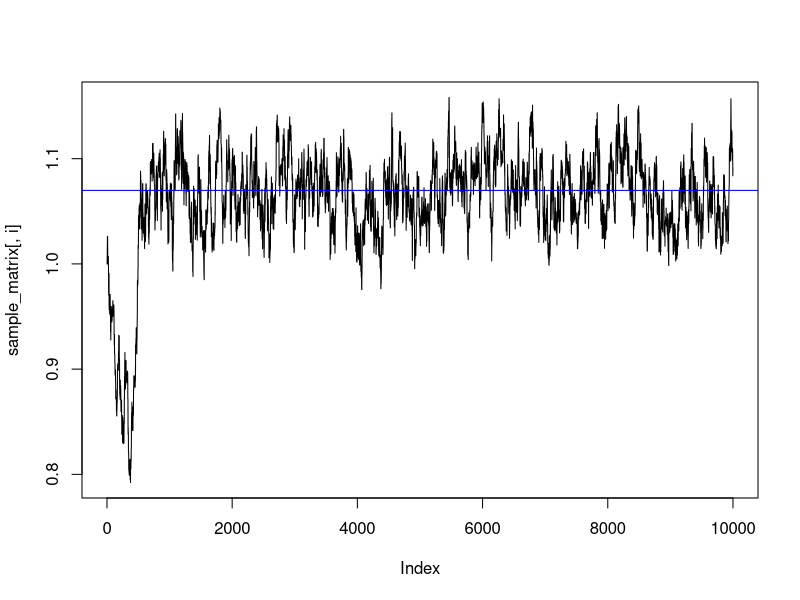
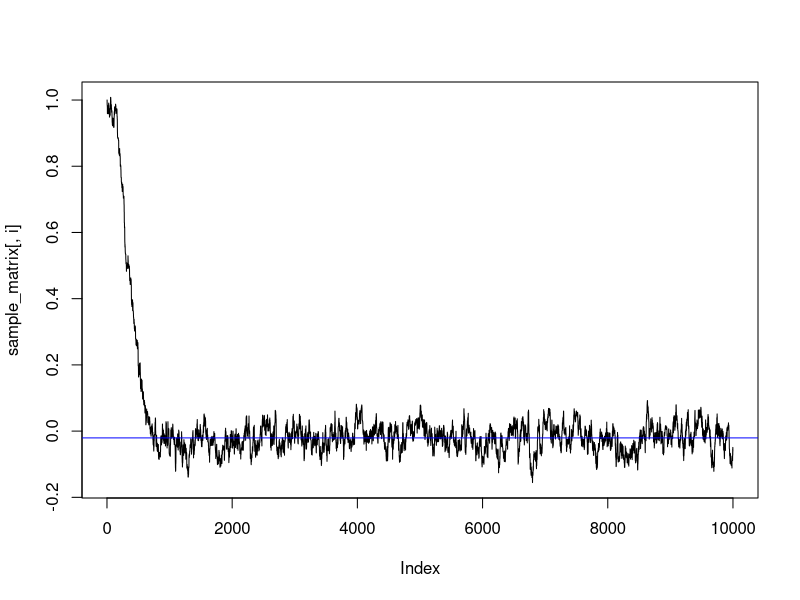
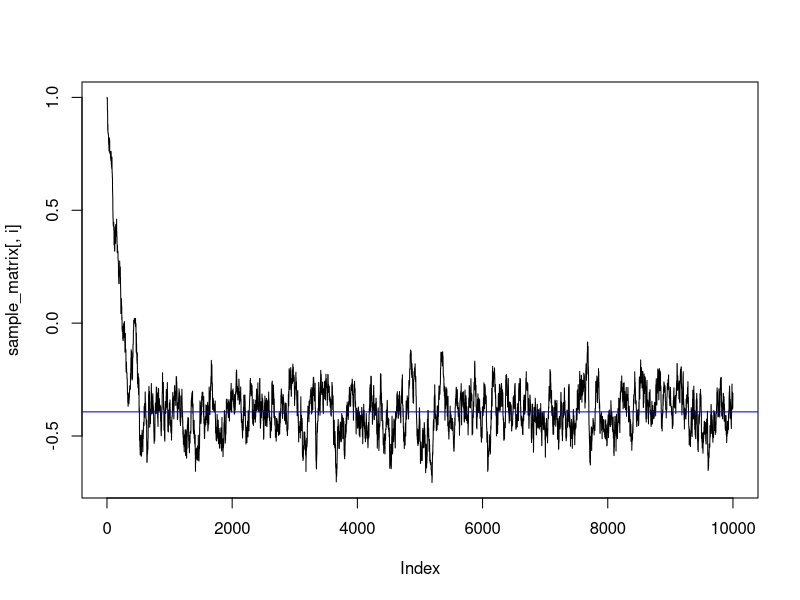
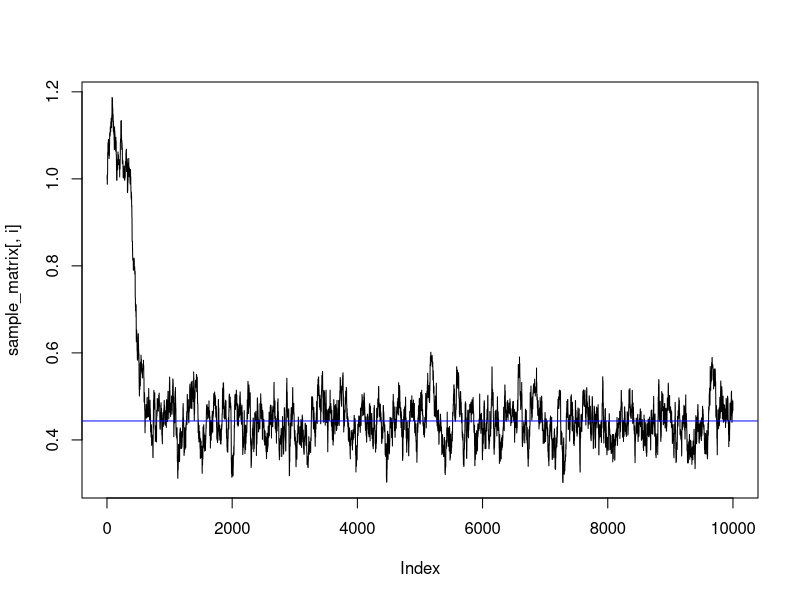
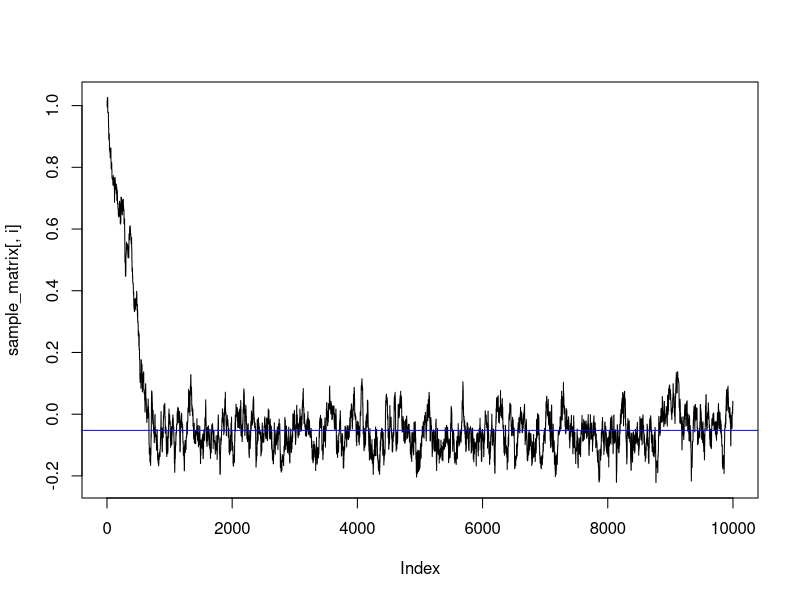
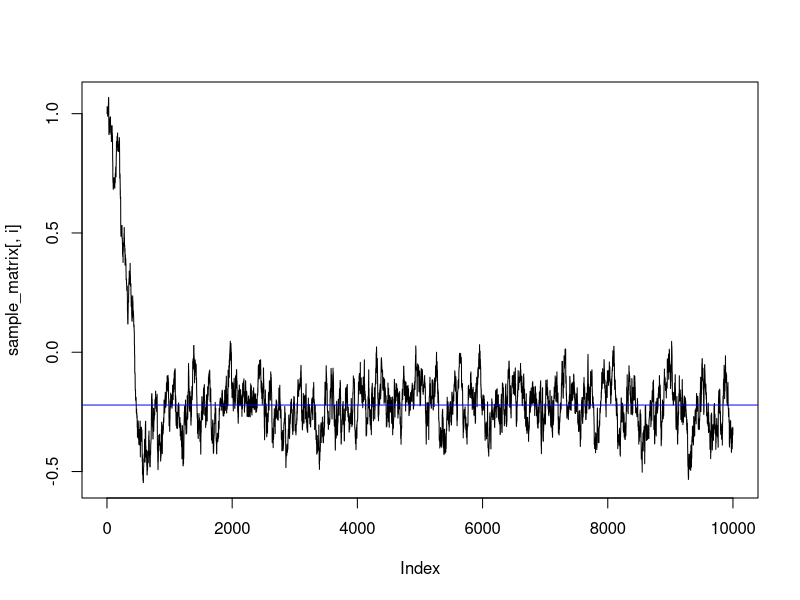
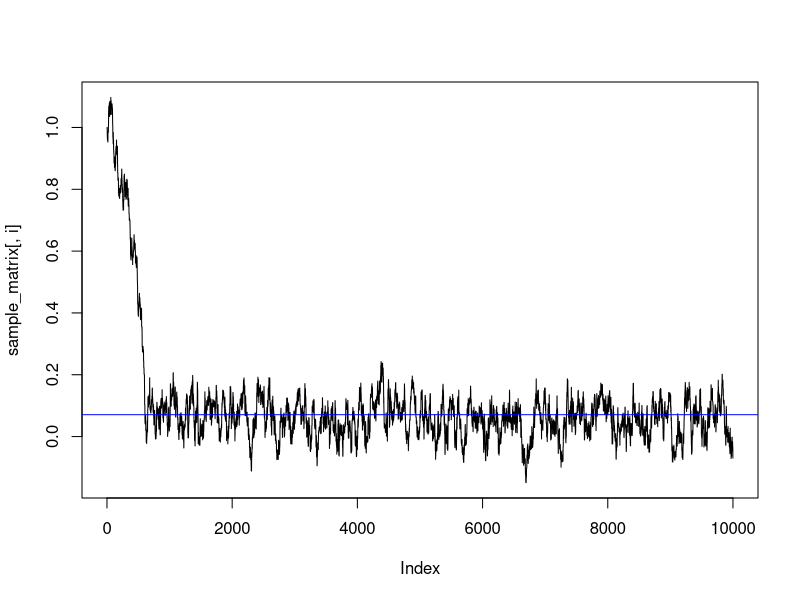
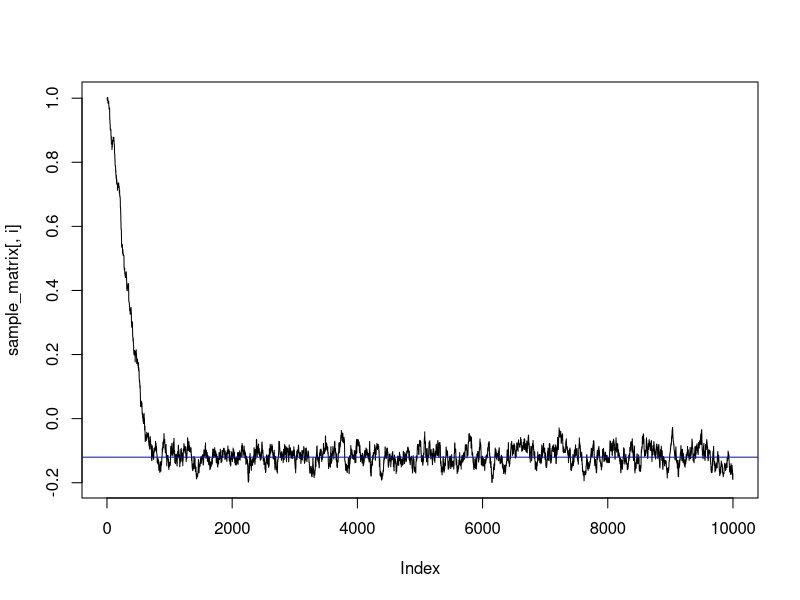

The R source for these figures, in order:
data = read.table('eBayNumberOfBidderData.dat', header = TRUE)
data_shaved = data
data_shaved[2] = NULL


# A #############################################
a_model = glm(nBids~., data = data_shaved, family = "poisson")
a_model
# Significant covariates
# Most impactful variable is MinBidShare

# B #############################################
library("mvtnorm")
library("bayestestR")

poisson_posterior <- function(initVal, y, X, mu, Sigma)
{
  lambda <- exp(as.matrix(X)%*%initVal);
  loglik <- sum(dpois(y,lambda, log = TRUE)); 
  logPrior <- dmvnorm(initVal, mu, Sigma, log=TRUE); # Denisty multivariate normal, prior
  
  
  return(loglik + logPrior) 
  
}

initval = rnorm(9)
Y  = data$nBids
X  = data[,2:10]
mean = as.matrix(rep(0,9))
Sigma = 100* solve(t(as.matrix(X))%*%as.matrix(X))

OptimRes <- optim(initval,poisson_posterior,gr=NULL,Y,X,mean,Sigma,method=c("BFGS"),
                  control=list(fnscale=-1),hessian=TRUE)
OptimRes$par
a_model$coefficients

# C ######################################################
hessian = solve(-OptimRes$hessian)
post_mode = OptimRes$par
posterior_beta_theta0 = rmvnorm(1, post_mode, hessian)

LogPostPoissonBeta <- function(beta, Sigma, mu, y, x)
{
  first  = (y * (beta %*% t(as.matrix(x))))
  second = (exp(beta %*% t(as.matrix(x)) ))
  third  = (log(factorial(y)) )
  loglik <-sum( first - second - third)
  logprior <- dmvnorm(beta,mu,Sigma, log = TRUE)
  return (loglik + logprior)
}

RWMSampler <- function(funct_object, iterations, c, Hessian, Post_mode, Sigma, mu, Y,X)
{
  sample_matrix = matrix(1, iterations, 9)
  not = 0
  acc = 1
  for (i in 2:iterations)
  {
    logsample_prev_p = funct_object(sample_matrix[i-1,],Sigma, mu,Y,X)
    
    sample = rmvnorm(1, mean = sample_matrix[i-1,], sigma = Hessian * c)
    logsample_p = funct_object(sample, Sigma, mu, Y,X)
    alpha = min(1,exp(logsample_p-logsample_prev_p))
    random = runif(1, min=0, max=1)
    if(alpha < random)
    {
      sample_matrix[i,] = sample_matrix[i-1,]
      not = not + 1
    }
    else
    {
      sample_matrix[i,] = sample
      acc = acc + 1
    }
    
  }

  print(acc/(acc+not))
  return (sample_matrix)
}

c=0.1
iterations = 10000
#logpost <- LogPostPoissonBeta(beta,Sigma,Mu,Y,X)
sample_matrix<- RWMSampler(LogPostPoissonBeta, iterations,c,hessian,post_mode, Sigma, mean, Y,X)


for(i in 1:9){
  plot(sample_matrix[,i], type = "l")
  abline(h=post_mode[i],col = "blue")
    }
# Stabelizes after 2000 ish
# Seems to converge to values we got from optim.
# D #################################################
characteristics = c(0, 1,0,1,0,1,0,1.2,0.8)
after_burnout <- sample_matrix[2001:10000,]
plot(after_burnout)
lambda = exp(after_burnout %*% characteristics)
dist = rpois(1000, lambda)
no_bidders = 0
bidders = 0
for (i in 1:length(dist))
{
  if(dist[i] == 0)
  {
    no_bidders = no_bidders + 1
  }
  else
  {
    bidders = bidders + 1
  }
}

print(no_bidders/(no_bidders+bidders))
# Probability of no bidders is ~79%
